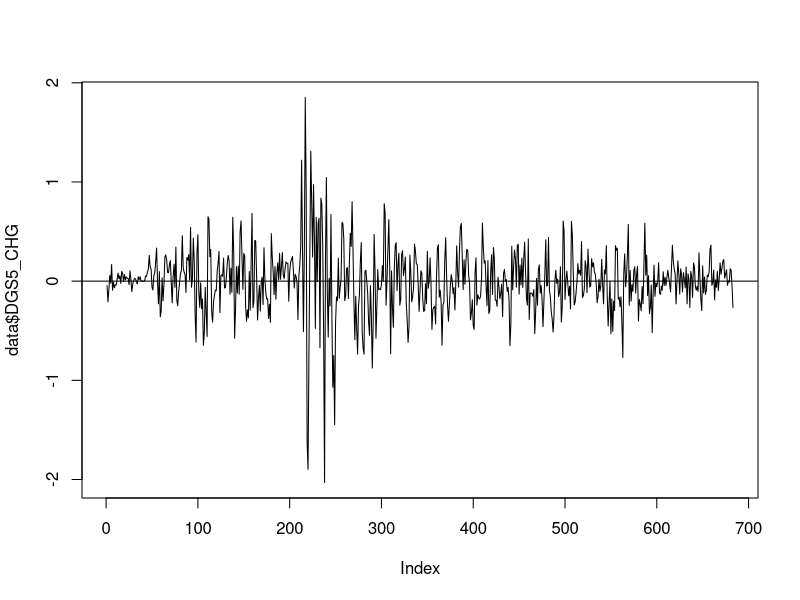
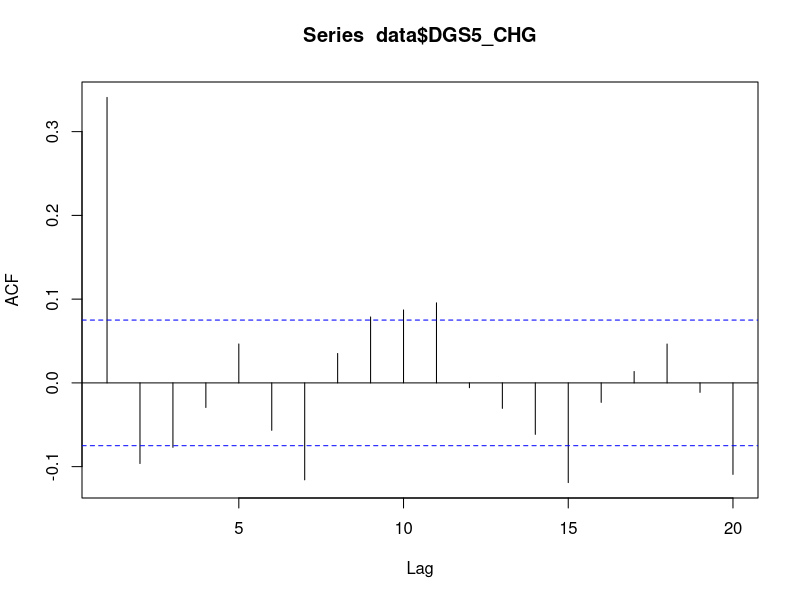
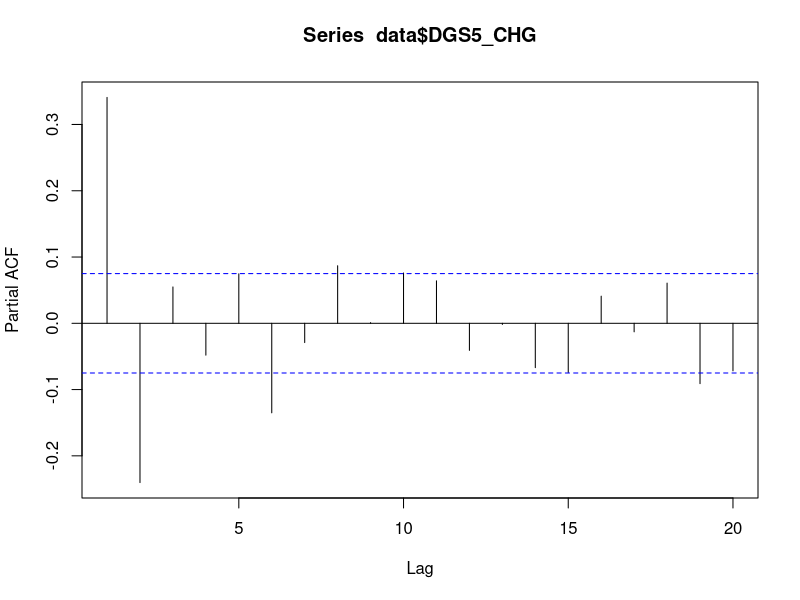

These charts were generated, in order, by the following R code:

# load package nlme for autocorrelation functions
library(stats)

# download data from https://fred.stlouisfed.org/series/DGS5
# max range, monthly, % change

# change your data directory path here
setwd("C:/Teaching/Undergrad/ECO374 19 winter/R")

# load data
data <- read.csv(file="DGS5.csv", header=TRUE, sep=",")

# plot, ACF, PACF
plot(data$DGS5_CHG, type="l")
abline(h=c(0,length(data$DGS5_CHG)))

ACF <- acf(data$DGS5_CHG, lag.max = NULL, plot = FALSE, demean = TRUE)
plot(ACF[1:20])

PACF <- pacf(data$DGS5_CHG, lag.max = NULL, plot = FALSE, demean = TRUE)
plot(PACF[1:20])

#----------------------------------------------------------------------
# forecasting with MA(1)

MA1 <- arima(data$DGS5_CHG, order = c(0,0,1), include.mean=TRUE)
MA1

forecast <- predict(MA1)
forecast 
